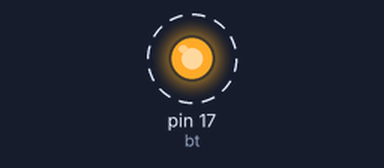
Simulated run of this sketch. Board: Arduino Uno, built with avr-gcc and run on an emulated ATmega328P. On the bench: output pins drawn as LEDs (lit = HIGH). Dashed ring = blinking.

Above: at 0.5 s.
Timing chart, 0 to 4.6 s (numbered marks = the images above):
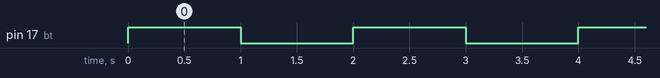

The sketch:

ESP_32_lab2_copy_20251202170909.ino
```cpp
int bt = 17 ;

void setup() {
  pinMode(bt,OUTPUT);

}

void loop() {
  digitalWrite(bt,HIGH);
  Serial.println("ON");
  delay(1000);
  digitalWrite(bt,LOW);
  Serial.println("OFF");
  delay(1000);
}
```

Measured:
- by itself, pin 17 (bt): alternates HIGH for 1.0 s and LOW for 1.0 s
